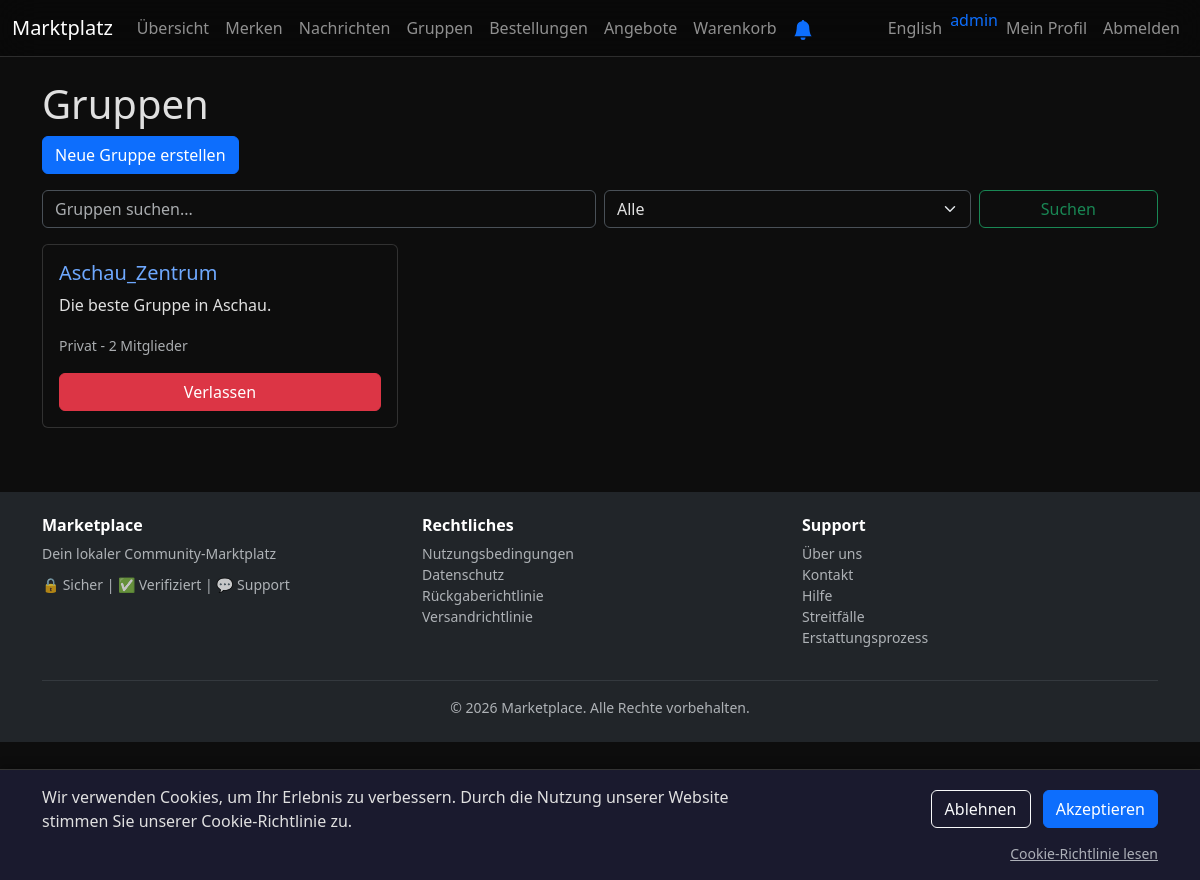
The app's page /groups (signed in) with its own data.
### tables this page shows
CREATE TABLE users
                  (id INTEGER PRIMARY KEY, username TEXT UNIQUE, email TEXT UNIQUE, password TEXT, description TEXT, profile_picture TEXT, stripe_account_id TEXT, email_notifications INTEGER DEFAULT 1, notify_order INTEGER DEFAULT 1, notify_dispute INTEGER DEFAULT 1, notify_return INTEGER DEFAULT 1, notify_message INTEGER DEFAULT 1, email_verified INTEGER DEFAULT 0, return_address TEXT, verification_token TEXT, verification_sent_at DATETIME, reset_token TEXT, reset_sent_at DATETIME, created_at DATETIME, preferred_language TEXT DEFAULT 'en');

CREATE TABLE groups
                    (id INTEGER PRIMARY KEY, name TEXT NOT NULL, description TEXT, creator_id INTEGER NOT NULL, is_private BOOLEAN DEFAULT 0, created_at DATETIME DEFAULT CURRENT_TIMESTAMP, FOREIGN KEY (creator_id) REFERENCES users(id));

### app.py (the view)
@app.route('/groups')
def groups():
    if 'user_id' not in session:
        return redirect('/login')
    query = request.args.get('q', '')
    type_filter = request.args.get('type', '')
    conn = sqlite3.connect('database.db')
    c = conn.cursor()
    base_query = """
        SELECT g.id, g.name, g.description, g.is_private, g.creator_id, u.username,
               COUNT(gm.id) as member_count
        FROM groups g
        LEFT JOIN users u ON g.creator_id = u.id
        LEFT JOIN group_members gm ON g.id = gm.group_id AND gm.status = 'accepted'
    """
    conditions = []
    params = []
    if query:
        conditions.append("(g.name LIKE ? OR g.description LIKE ?)")
        params.extend(['%' + query + '%', '%' + query + '%'])
    if type_filter:
        if type_filter == 'public':
            conditions.append("g.is_private = 0")
        elif type_filter == 'private':
            conditions.append("g.is_private = 1")
    if conditions:
        base_query += " WHERE " + " AND ".join(conditions)
    base_query += " GROUP BY g.id ORDER BY g.created_at DESC"
    c.execute(base_query, params)
    groups_list = c.fetchall()
    user_groups = {}
    if session.get('user_id'):
        c.execute("SELECT group_id, status FROM group_members WHERE user_id = ?", (session['user_id'],))
        user_groups = dict(c.fetchall())
    conn.close()
    return render_template('groups.html', groups=groups_list, user_groups=user_groups, query=query, type_filter=type_filter, unread_messages=get_unread_messages_count(session.get('user_id')))

### app.py (called while the page is built)
@app.before_request
def inject_user_alerts():
    if 'user_id' not in session:
        return
    conn = sqlite3.connect('database.db')
    c = conn.cursor()
    c.execute("SELECT COUNT(*) FROM orders WHERE (buyer_id = ? OR seller_id = ?) AND dispute_status = 'open'",
              (session['user_id'], session['user_id']))
    open_disputes = c.fetchone()[0]
    c.execute("SELECT COUNT(*) FROM reports r JOIN posts p ON r.post_id = p.id WHERE p.user_id = ?",
              (session['user_id'],))
    post_reports = c.fetchone()[0]
    c.execute("SELECT stripe_account_id FROM users WHERE id = ?", (session['user_id'],))
    stripe_result = c.fetchone()
    stripe_connected = stripe_result and stripe_result[0]
    conn.close()
    g.open_disputes = open_disputes
    g.post_reports = post_reports
    g.stripe_connected = stripe_connected

def get_unread_messages_count(user_id):
    if not user_id:
        return 0
    conn = sqlite3.connect('database.db')
    c = conn.cursor()
    c.execute("SELECT COUNT(*) FROM messages WHERE receiver_id = ? AND is_read = 0", (user_id,))
    count = c.fetchone()[0]
    conn.close()
    return count

@app.before_request
def track_visit():
    from flask import request
    ignored_paths = ['/static/', '/webhook/', '/cron/', '/favicon']
    if any(request.path.startswith(p) for p in ignored_paths):
        return
    try:
        conn = sqlite3.connect('database.db')
        c = conn.cursor()
        c.execute("INSERT INTO visits (path, ip_address, user_agent) VALUES (?, ?, ?)",
                   (request.path, request.remote_addr, request.headers.get('User-Agent', '')[:200]))
        conn.commit()
        conn.close()
    except:
        pass

### templates/groups.html (shortened to what this page needs)
{% extends "base.html" %}
{% block content %}
<div class="container mt-5">
  <h1>{% if session.get('lang') == 'de' %}Gruppen{% else %}Groups{% endif %}</h1>
  {% if session.get('user_id') %}
  <a href="/create_group" class="btn btn-primary mb-3">{% if session.get('lang') == 'de' %}Neue Gruppe erstellen{% else %}Create New Group{% endif %}</a>
  {% else %}
  <p>{% if session.get('lang') == 'de' %}Bitte{% else %}Please{% endif %} <a href="/login">{% if session.get('lang') == 'de' %}anmelden{% else %}login{% endif %}</a> {% if session.get('lang') == 'de' %}um Gruppen zu erstellen.{% else %}to create groups.{% endif %}</p>
  {% endif %}
  <form class="mb-3" method="get">
    <div class="row g-2">
      <div class="col-md-6">
        <input class="form-control" type="search" name="q" placeholder="{% if session.get('lang') == 'de' %}Gruppen suchen...{% else %}Search groups...{% endif %}" value="{{ query or '' }}"/>
      </div>
      <div class="col-md-4">
        <select class="form-select" name="type">
          <option value="">{% if session.get('lang') == 'de' %}Alle{% else %}All{% endif %}</option>
        </select>
      </div>
      <div class="col-md-2">
        <button class="btn btn-outline-success w-100" type="submit">{% if session.get('lang') == 'de' %}Suchen{% else %}Search{% endif %}</button>
      </div>
    </div>
  </form>
  <div class="row">
    {% for group in groups %}
    <div class="col-md-4 mb-3">
      <div class="card h-100">
        <div class="card-body d-flex flex-column">
          <h5 class="card-title"><a href="/group/{{ group[0] }}" class="text-decoration-none">{{ group[1] }}</a></h5>
          <p class="card-text">{{ group[2] }}</p>
          <p><small class="text-muted">
            {% if group[3] %}{% if session.get('lang') == 'de' %}Privat{% else %}Private{% endif %}{% else %}{% if session.get('lang') == 'de' %}Öffentlich{% else %}Public{% endif %}{% endif %}
            - {{ group[6] }} {% if session.get('lang') == 'de' %}Mitglieder{% else %}members{% endif %}
          </small></p>
          {% if session.get('user_id') %}
          {% if user_groups.get(group[0]) == 'accepted' %}
          <a href="/leave_group/{{ group[0] }}" class="btn btn-danger mt-auto">{% if session.get('lang') == 'de' %}Verlassen{% else %}Leave{% endif %}</a>
          {% elif user_groups.get(group[0]) == 'pending' %}
          <button class="btn btn-secondary mt-auto" disabled>{% if session.get('lang') == 'de' %}Ausstehend{% else %}Pending{% endif %}</button>
          {% else %}
          <a href="/join_group/{{ group[0] }}" class="btn btn-success mt-auto">{% if session.get('lang') == 'de' %}Beitreten{% else %}Join{% endif %}</a>
          {% endif %}
          {% endif %}
        </div>
      </div>
    </div>
    {% endfor %}
  </div>
</div>
{% endblock %}

### templates/base.html (shortened to what this page needs)
<!doctype html>
<html lang="en" data-bs-theme="dark">
  <head>
    <link
      href="https://cdn.jsdelivr.net/npm/bootstrap@5.3.3/dist/css/bootstrap.min.css"
      rel="stylesheet"
    />
  </head>
  <body>
    <div class="content-wrapper">
      <nav class="navbar navbar-expand-lg navbar-dark bg-dark fixed-top">
        <div class="container-fluid">
          <a class="navbar-brand brand-center" href="/"
            >{% if session.get('lang') == 'de' %}Marktplatz{% else
            %}Marketplace{% endif %}</a
          >
          <div class="collapse navbar-collapse nav-items" id="navbarNav">
            <ul class="navbar-nav me-auto">
              <li class="nav-item">
                <a id="nav-dashboard" class="nav-link text-nowrap" href="/dashboard"
                  >{% if session.get('lang') == 'de' %}Übersicht{% else
                  %}Dashboard{% endif %}</a
                >
              </li>
              <li class="nav-item">
                <a id="nav-notices" class="nav-link text-nowrap" href="/notices"
                  >{% if session.get('lang') == 'de' %}Merken{% else %}Notices{%
                  endif %}</a
                >
              </li>
              <li class="nav-item">
                <a id="nav-messages" class="nav-link text-nowrap" href="/messages"
                  >{% if session.get('lang') == 'de' %}Nachrichten{% else
                  %}Messages{% endif %}</a
                >
              </li>
              <li class="nav-item">
                <a id="nav-groups" class="nav-link text-nowrap" href="/groups"
                  >{% if session.get('lang') == 'de' %}Gruppen{% else %}Groups{%
                  endif %}</a
                >
              </li>
              <li class="nav-item">
                <a id="nav-orders" class="nav-link text-nowrap" href="/orders"
                  >{% if session.get('lang') == 'de' %}Bestellungen{% else
                  %}Orders{% endif %}{% if pending_orders > 0 %}<span class="badge bg-info ms-1">{{ pending_orders }}</span>{% endif %}</a
                >
              </li>
              <li class="nav-item">
                <a id="nav-offers" class="nav-link text-nowrap" href="/my-offers"
                  >{% if session.get('lang') == 'de' %}Angebote{% else %}Offers{% endif %}{% if pending_offers > 0 %}<span class="badge bg-danger ms-1">{{ pending_offers }}</span>{% endif %}</a
                >
              </li>
              <li class="nav-item">
                <a id="nav-cart" class="nav-link text-nowrap" href="/cart"
                  >{% if session.get('lang') == 'de' %}Warenkorb{% else %}Cart{% endif %}
                  {% if cart_count > 0 %}<span class="badge bg-danger ms-1">{{ cart_count }}</span>{% endif %}</a
                >
              </li>
              {% if session.get('user_id') %}
              <li class="nav-item">
                <button id="notification-btn" class="btn btn-link nav-link text-nowrap" onclick="requestNotificationPermission()" title="{% if session.get('lang') == 'de' %}Benachrichtigungen aktivieren{% else %}Enable notifications{% endif %}">
                  <svg xmlns="http://www.w3.org/2000/svg" width="20" height="20" fill="#0d6efd" viewBox="0 0 16 16">
                    <path d="M8 16a2 2 0 0 0 2-2H6a2 2 0 0 0 2 2zm.995-14.901a1 1 0 1 0-1.99 0A5.002 5.002 0 0 0 3 6c0 1.098-.5 6-2 7h14c-1.5-1-2-5.902-2-7 0-2.42-1.72-4.44-4.005-4.901z"/>
                  </svg>
                </button>
              </li>
              {% endif %}
            </ul>
            <ul class="navbar-nav">
              <li class="nav-item">
                <a id="nav-language"
                  class="nav-link text-nowrap"
                  href="/switch_lang?lang={% if session.get('lang') == 'de' %}en{% else %}de{% endif %}"
                  >{% if session.get('lang') == 'de' %}English{% else
                  %}Deutsch{% endif %}</a
                >
              </li>
              {% if session.get('user_id') %}
              <li class="nav-item">
                <span class="navbar-text text-primary"
                  >{{ current_username }}</span
                >
              </li>
              <li class="nav-item">
                <a id="nav-profile"
                  class="nav-link text-nowrap"
                  href="/profile/{{ current_username }}"
                  >{% if session.get('lang') == 'de' %}Mein Profil{% else %}My
                  Profile{% endif %}</a
                >
              </li>
              <li class="nav-item">
                <a id="nav-logout" class="nav-link text-nowrap" href="/logout"
                  >{% if session.get('lang') == 'de' %}Abmelden{% else
                  %}Logout{% endif %}</a
                >
              </li>
              {% endif %}
            </ul>
          </div>
        </div>
      </nav>
      {% block content %}{% endblock %}
    </div>
    <div id="cookie-consent-banner">
      <div class="container">
        <div class="row align-items-center">
          <div class="col-md-8 mb-2 mb-md-0">
            <p class="mb-0" id="cookie-message">
              {% if session.get('lang') == 'de' %}
              Wir verwenden Cookies, um Ihr Erlebnis zu verbessern. Durch die Nutzung unserer Website stimmen Sie unserer Cookie-Richtlinie zu.
              {% else %}
              We use cookies to enhance your experience. By using our website, you agree to our Cookie Policy.
              {% endif %}
            </p>
          </div>
          <div class="col-md-4 text-md-end">
            <button type="button" class="btn btn-outline-light cookie-btn me-2" id="cookie-reject" onclick="handleCookieConsent('reject')">
              {% if session.get('lang') == 'de' %}Ablehnen{% else %}Reject{% endif %}
            </button>
            <button type="button" class="btn btn-primary cookie-btn" id="cookie-accept" onclick="handleCookieConsent('accept')">
              {% if session.get('lang') == 'de' %}Akzeptieren{% else %}Accept{% endif %}
            </button>
          </div>
        </div>
        <div class="row mt-2">
          <div class="col-12 text-end">
            <a href="/cookie-policy" class="text-muted small">
              {% if session.get('lang') == 'de' %}Cookie-Richtlinie lesen{% else %}Read Cookie Policy{% endif %}
            </a>
          </div>
        </div>
      </div>
    </div>
    <footer class="bg-dark text-white py-4 mt-5">
      <div class="container">
        <div class="row">
          <div class="col-md-4 mb-3 mb-md-0">
            <h6 class="fw-bold mb-2">Marketplace</h6>
            <p class="text-muted small mb-0">{% if session.get('lang') == 'de' %}Dein lokaler Community-Marktplatz{% else %}Your local community marketplace{% endif %}</p>
            <div class="mt-2">
              <small class="text-muted">🔒 {% if session.get('lang') == 'de' %}Sicher{% else %}Secure{% endif %} | ✅ {% if session.get('lang') == 'de' %}Verifiziert{% else %}Verified{% endif %} | 💬 {% if session.get('lang') == 'de' %}Support{% else %}Support{% endif %}</small>
            </div>
          </div>
          <div class="col-md-4 mb-3 mb-md-0">
            <h6 class="fw-bold mb-2">{% if session.get('lang') == 'de' %}Rechtliches{% else %}Legal{% endif %}</h6>
            <ul class="list-unstyled small">
              <li><a href="/terms" class="text-muted text-decoration-none">{% if session.get('lang') == 'de' %}Nutzungsbedingungen{% else %}Terms of Use{% endif %}</a></li>
              <li><a href="/privacy" class="text-muted text-decoration-none">{% if session.get('lang') == 'de' %}Datenschutz{% else %}Privacy Policy{% endif %}</a></li>
              <li><a href="/refund-policy" class="text-muted text-decoration-none">{% if session.get('lang') == 'de' %}Rückgaberichtlinie{% else %}Refund Policy{% endif %}</a></li>
              <li><a href="/shipping-policy" class="text-muted text-decoration-none">{% if session.get('lang') == 'de' %}Versandrichtlinie{% else %}Shipping Policy{% endif %}</a></li>
            </ul>
          </div>
          <div class="col-md-4">
            <h6 class="fw-bold mb-2">{% if session.get('lang') == 'de' %}Support{% else %}Support{% endif %}</h6>
            <ul class="list-unstyled small">
              <li><a href="/about" class="text-muted text-decoration-none">{% if session.get('lang') == 'de' %}Über uns{% else %}About Us{% endif %}</a></li>
              <li><a href="/contact" class="text-muted text-decoration-none">{% if session.get('lang') == 'de' %}Kontakt{% else %}Contact Us{% endif %}</a></li>
              <li><a href="/chat/admin" class="text-muted text-decoration-none">{% if session.get('lang') == 'de' %}Hilfe{% else %}Help{% endif %}</a></li>
              <li><a href="/dispute-policy" class="text-muted text-decoration-none">{% if session.get('lang') == 'de' %}Streitfälle{% else %}Disputes{% endif %}</a></li>
              <li><a href="/refund-flow" class="text-muted text-decoration-none">{% if session.get('lang') == 'de' %}Erstattungsprozess{% else %}Refund Process{% endif %}</a></li>
            </ul>
          </div>
        </div>
        <hr class="my-3 border-secondary">
        <p class="text-center text-muted small mb-0">© 2026 Marketplace. {% if session.get('lang') == 'de' %}Alle Rechte vorbehalten.{% else %}All rights reserved.{% endif %}</p>
      </div>
    </footer>
  </body>
</html>

### records on screen
users: username "admin"
groups: name "Aschau_Zentrum", description "Die beste Gruppe in Aschau.", is_private "Privat", creator "2"
